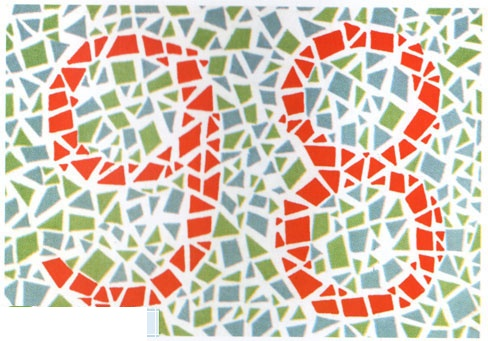
#> input picture downloaded_images/俞自萍第五版/001.jpg, 488 x 341 px, found by its file name
$ python improved_ocr_test.py
#> lines starting #> are read from the running program, lines starting #| are printed output that depends on the picture; after the words box and inside, x2 and y2 are one past the last pixel; in counts of white or black regions, pixels touching at a corner belong together
#!/usr/bin/env python3
# -*- coding: utf-8 -*-
"""
改进的OCR测试工具
"""

import os
import cv2
import pytesseract
import numpy as np
from pathlib import Path
import json
import re

class ImprovedOCR:
    def __init__(self):
        # 多种OCR配置
        self.ocr_configs = [
            '--oem 3 --psm 6',  # 默认配置
            '--oem 3 --psm 7',  # 单行文字
            '--oem 3 --psm 8',  # 单词
            '--oem 3 --psm 13', # 原始行，不进行hack
        ]

    def preprocess_image_multiple_ways(self, image_path):
        """
        用多种方式预处理图像
        """
#> called with image_path = 'downloaded_images/李春慧新编/001.jpg'
        img = cv2.imread(image_path)
#> img is the input picture: shape (341, 488, 3); mean B, G, R 183.7, 198, 212.9
        if img is None:
            return []

        height, width = img.shape[:2]
#> height = 341; width = 488

        # 尝试不同的区域大小
        region_ratios = [0.25, 0.3, 0.35, 0.4]
        processed_images = []

        for ratio in region_ratios:
            # 提取左下角区域
            start_y = int(height * (1 - ratio))
            end_y = height
            start_x = 0
            end_x = int(width * ratio)

            roi = img[start_y:end_y, start_x:end_x]

            # 多种预处理方法
            methods = self.get_preprocessing_methods(roi)
            processed_images.extend(methods)
#> this loop made 4 passes
#> pass 1, in preprocess_image_multiple_ways, `roi = img[start_y:end_y, start_x:end_x]`:
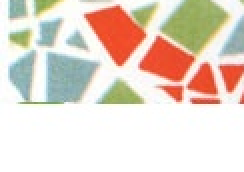
#> roi: shape (86, 122, 3) (shown 2 times larger); mean B, G, R 203.3, 215.8, 229.5
#> pass 1, in get_preprocessing_methods, `gray = cv2.cvtColor(roi, cv2.COLOR_BGR2GRAY)`:
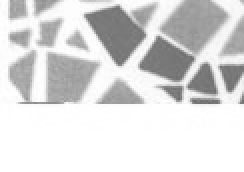
#> gray: shape (86, 122) (shown 2 times larger); min 105, max 255, mean 218.5
#> pass 1, in get_preprocessing_methods, `_, binary1 = cv2.threshold(gray, 127, 255, cv2.THRESH_BINARY)`:
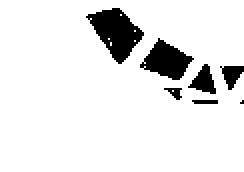
#> binary1: shape (86, 122) (shown 2 times larger); 90.6% white; 7 black regions (1 under 20 px), largest, box (x1, y1, x2, y2) and area: (43, 4, 72, 32) 428, (70, 19, 97, 40) 308, (94, 32, 108, 47) 112, (110, 33, 122, 45) 84, (82, 44, 91, 50) 29, (96, 50, 109, 52) 25
#> pass 1, in get_preprocessing_methods, `_, binary2 = cv2.threshold(gray, 0, 255, cv2.THRESH_BINARY + cv2.THRES..`:
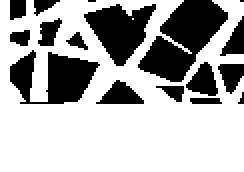
#> binary2: shape (86, 122) (shown 2 times larger); 68.3% white; 17 black regions (3 under 20 px), largest, box (x1, y1, x2, y2) and area: (69, 0, 114, 41) 971, (5, 25, 50, 52) 688, (42, 2, 78, 33) 616
#> after the loop:
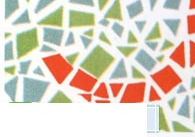
#> roi: shape (137, 195, 3); mean B, G, R 196.1, 210.5, 220.4
#> after the loop, processed_images = 24 items

        return processed_images

    def get_preprocessing_methods(self, roi):
        """
        获取多种预处理方法
        """
        methods = []

        # 转换为灰度图
        gray = cv2.cvtColor(roi, cv2.COLOR_BGR2GRAY)

        # 方法1: 简单二值化
        _, binary1 = cv2.threshold(gray, 127, 255, cv2.THRESH_BINARY)
        methods.append(('binary_simple', binary1))

        # 方法2: OTSU二值化
        _, binary2 = cv2.threshold(gray, 0, 255, cv2.THRESH_BINARY + cv2.THRESH_OTSU)
        methods.append(('binary_otsu', binary2))

        # 方法3: 自适应阈值
        adaptive = cv2.adaptiveThreshold(gray, 255, cv2.ADAPTIVE_THRESH_GAUSSIAN_C,
                                       cv2.THRESH_BINARY, 11, 2)
        methods.append(('adaptive', adaptive))

        # 方法4: 反色处理
        inverted = cv2.bitwise_not(binary2)
        methods.append(('inverted', inverted))

        # 方法5: 形态学处理
        kernel = np.ones((2, 2), np.uint8)
        morphed = cv2.morphologyEx(binary2, cv2.MORPH_CLOSE, kernel)
        methods.append(('morphed', morphed))

        # 方法6: 高斯模糊后二值化
        blurred = cv2.GaussianBlur(gray, (3, 3), 0)
        _, binary_blur = cv2.threshold(blurred, 0, 255, cv2.THRESH_BINARY + cv2.THRESH_OTSU)
        methods.append(('blur_binary', binary_blur))

        # 放大所有图像
        scale_factor = 3
        scaled_methods = []
        for name, img in methods:
            scaled = cv2.resize(img, None, fx=scale_factor, fy=scale_factor,
                              interpolation=cv2.INTER_CUBIC)
            scaled_methods.append((name, scaled))

        return scaled_methods

    def extract_text_comprehensive(self, image_path):
        """
        综合提取文字
        """
        processed_images = self.preprocess_image_multiple_ways(image_path)
#> processed_images = 24 items

        all_results = []

        for i, (method_name, processed_img) in enumerate(processed_images):
            # 保存调试图像
            debug_path = f"debug_{method_name}_{i}.jpg"
            cv2.imwrite(debug_path, processed_img)

            # 尝试不同的OCR配置
            for config in self.ocr_configs:
                try:
                    # 中文识别
                    text_chi = pytesseract.image_to_string(processed_img, lang='chi_sim', config=config)
                    if text_chi.strip():
                        all_results.append(('chi_sim', method_name, config, text_chi.strip()))

                    # 英文识别
                    text_eng = pytesseract.image_to_string(processed_img, lang='eng', config=config)
                    if text_eng.strip():
                        all_results.append(('eng', method_name, config, text_eng.strip()))

                except Exception as e:
                    continue
#> this loop made 1 pass
#> (method_name, debug_path) on pass 1: ('binary_simple', 'debug_binary_simple_0.jpg')
#> pass 1, in extract_text_comprehensive, `cv2.imwrite(debug_path, processed_img)`:
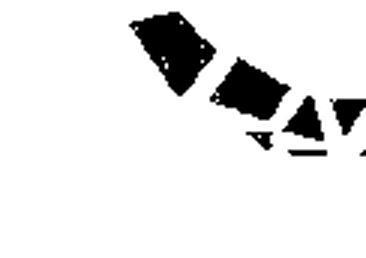
#> saved as debug_binary_simple_0.jpg: shape (258, 366); min 0, max 255, mean 230.9
#> after the loop, all_results = []

        return all_results

    def clean_text(self, text):
        """
        清理识别的文字
        """
        if not text:
            return ""

        # 去除换行符和多余空格
        text = re.sub(r'\s+', ' ', text.strip())

        # 去除序号
        patterns = [
            r'^\d+[\.、\s]',
            r'^[①②③④⑤⑥⑦⑧⑨⑩]',
            r'^第\d+题',
            r'^题目\d+',
            r'^\d+\s*[:：]',
            r'^[A-Z]\.',
        ]

        for pattern in patterns:
            text = re.sub(pattern, '', text).strip()

        # 只保留有意义的字符
        text = re.sub(r'[^\w\u4e00-\u9fff△○□/\-]', '', text)

        return text.strip()

    def test_image(self, image_path):
        """
        测试单个图像
        """
        print(f"\n=== 测试图像: {image_path} ===")

        results = self.extract_text_comprehensive(image_path)

        if not results:
            print("未识别出任何文字")
            return None

        print(f"共获得 {len(results)} 个识别结果:")

        # 显示所有结果
        cleaned_results = []
        for lang, method, config, text in results:
            cleaned = self.clean_text(text)
            if cleaned:
                cleaned_results.append((lang, method, config, text, cleaned))
                print(f"  {lang} | {method} | {config[:15]}... | 原文: '{text}' | 清理后: '{cleaned}'")

        if not cleaned_results:
            print("清理后无有效结果")
            return None

        # 选择最佳结果（最长的清理后文字）
        best_result = max(cleaned_results, key=lambda x: len(x[4]))
        best_text = best_result[4]

        print(f"\n最佳结果: '{best_text}'")
        return best_text

def main():
    ocr = ImprovedOCR()

    # 测试目录
    test_dir = Path("downloaded_images/李春慧新编")
    if not test_dir.exists():
        print(f"测试目录不存在: {test_dir}")
        return

    # 测试前几个图像
    test_files = ["001.jpg", "002.jpg", "003.jpg", "004.jpg", "005.jpg"]

    results = {}
    for filename in test_files:
        image_path = test_dir / filename
        if image_path.exists():
            result = ocr.test_image(str(image_path))
            if result:
                results[filename] = result

    print(f"\n=== 测试总结 ===")
    for filename, result in results.items():
        print(f"{filename}: '{result}'")

    # 清理调试文件
    print(f"\n清理调试文件...")
    for debug_file in Path(".").glob("debug_*.jpg"):
        debug_file.unlink()
        print(f"删除: {debug_file}")

if __name__ == "__main__":
    main()
#> (the call stopped at in extract_text_comprehensive, `text_chi = pytesseract.image_to_string(processed_img, lang='chi_sim', ..`: pytesseract is not available in this run)
